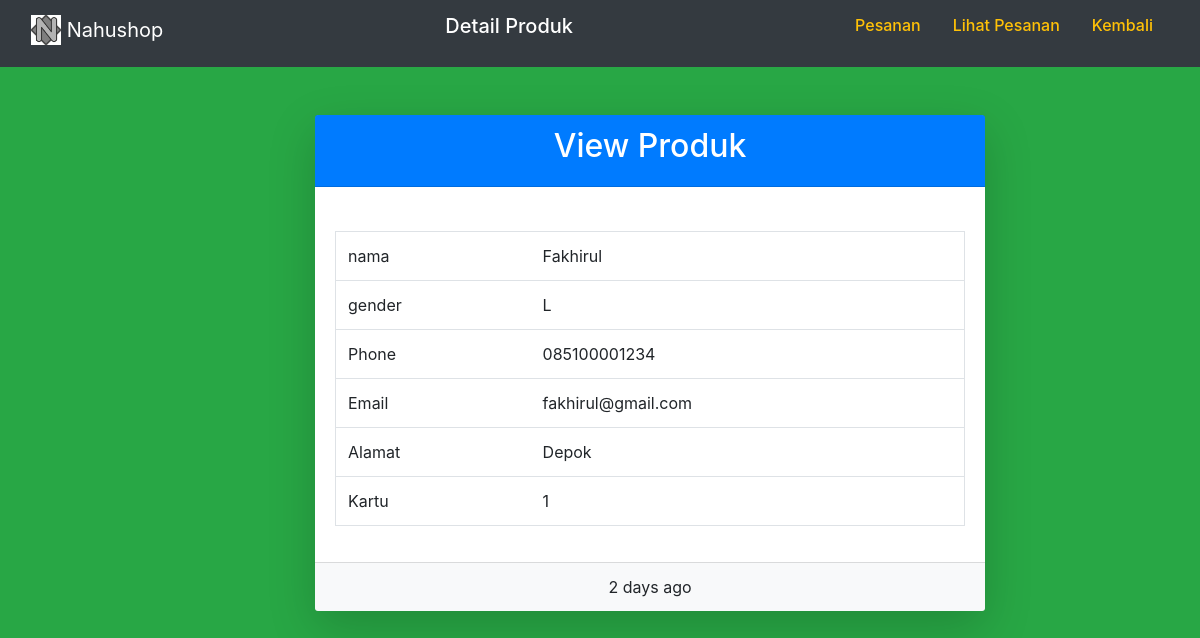
The page /halaman_belakang/tambah_cus/view.php?view=1 on the database its author committed.
### tables this page shows
CREATE TABLE `customer` (
  `id` int(11) NOT NULL,
  `name` varchar(45) DEFAULT NULL,
  `gender` enum('L','P') DEFAULT NULL,
  `phone` varchar(45) DEFAULT NULL,
  `email` varchar(45) DEFAULT NULL,
  `address` longtext DEFAULT NULL,
  `card_id` int(11) NOT NULL
);

### halaman_belakang/tambah_cus/view.php (the view, shortened to what this page needs)
<?php
include '../../databases/koneksi.php';
if (isset($_GET['view'])) {
    $id = $_GET['view'];
    $query = "SELECT * FROM customer WHERE id = '$id';";
    $sql = mysqli_query($koneksi, $query);
    $result = mysqli_fetch_assoc($sql);
}
?>
<!DOCTYPE html>
<html lang="en">
<head>
    <link rel="stylesheet" href="https://cdn.jsdelivr.net/npm/bootstrap@4.6.2/dist/css/bootstrap.min.css">
</head>
<body class="bg-success">
    <div class="container-fluid">
        <div class="row">
		        <div class="col-md-12 bg-dark">
			        <nav class="navbar navbar-light bg-dark ">
				        <a class="navbar-brand text-white" href="#">
					        <img src="../../img/46.png" width="30" height="30" class="d-inline-block align-top " alt="">
					        Nahushop
				        </a>
                        <h5 class="text-white">Detail Produk</h5>
				        <ul class="nav justify-content-center">
					        <li class="nav-item">
						        <h6><a class="nav-link  text-warning" href="../../halaman_belakang/pesanan.php?tambah">Pesanan</a></h6>
					        </li>
					        <li class="nav-item">
						        <h6><a class="nav-link  text-warning" href="../../halaman_belakang/lihatpesanan.php?tambah">Lihat Pesanan</a></h6>
					        </li>
					        <li class="nav-item ">
						<h6><a class="nav-link active text-warning" href="../../halaman_belakang/customer.php">Kembali</a></h6>
					        </li>
				        </ul>
			        </nav>
		        </div>
            <div class="col-md-3 text-white">
            </div>
            <div class="col-lg-7">
                <div class="card shadow-lg border-0 rounded-lg mt-5">
                    <div class="card-header text-white bg-primary text-center">
                        <h2>View Produk</h2>
                    </div>
                    <div class="card-body">
                        <table class="table border">
                            <tr>
                                <td>nama</td>
                                <td><?= $result['name'] ?></td>
                            </tr><br>
                            <tr>
                                <td>gender</td>
                                <td><?= $result['gender'] ?></td>
                            </tr>
                            <tr>
                                <td>Phone</td>
                                <td><?= $result['phone'] ?></td>
                            </tr>
                            <tr>
                                <td>Email</td>
                                <td><?= $result['email'] ?></td>
                            </tr>
                            <tr>
                                <td>Alamat</td>
                                <td><?= $result['address'] ?></td>
                            </tr>
                            <tr>
                                <td>Kartu</td>
                                <td><?= $result['card_id'] ?></td>
                            </tr>
                        </table>
                    </div>
                    <div class="card-footer bg-light text-center">
                        2 days ago
                    </div>
                </div>
            </div>
        </div>
    </div>
</body>
</html>

### rows shown on the page
customer: name "Fakhirul", gender "L", phone "085100001234", email "fakhirul@gmail.com", address "Depok", card "1"
